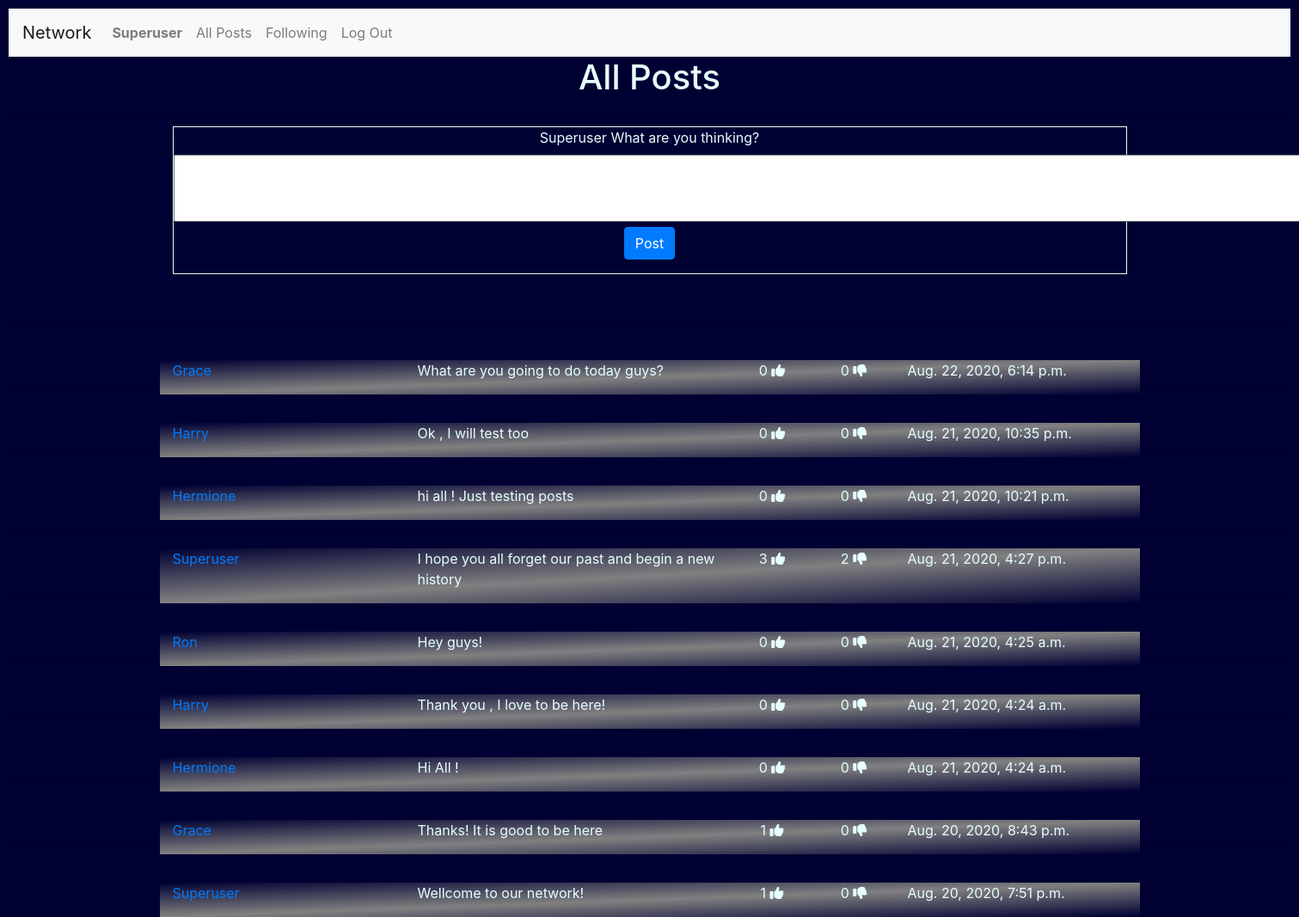
Screenshot of / (signed in) with the database file from the repository.
### network/models.py (models this page shows)
class User(AbstractUser):
    pass

### network/views.py (the view)
# urls.py: path("", views.index, name="index"),
def index(request):
    if request.user.is_authenticated:
        result_list = []
        result_list = allposts()
        context={
            "AllPosts": result_list,
            "NewPostForm":NewPostForm(),
        }
        return render(request, "network/index.html", context)
    else:
        context={
            "Message": "Please Login or join our Network",
        }
        return render(request, "network/login.html", context)

### network/views.py
class NewPostForm(forms.Form):
    NewPost = forms.CharField(label= "What are you thinking?",widget=forms.Textarea( attrs={'rows':'3' , 'cols':'140','text-align': 'center' }))

### network/views.py (called while the page is built)
def allposts():
    with connection.cursor() as cursor:
        cursor.execute(f"""
            SELECT u.username, pr.Avatar, po.Post, po.Date, po.Likes, po.Unlikes
            FROM network_user u, network_profile pr, network_posts po
            WHERE pr.User_id = po.User_id AND po.User_id = u.id
            ORDER BY po.Date DESC""")
        results = dictfetchall(cursor)
    return results

def dictfetchall(cursor):
    columns = [col[0] for col in cursor.description]
    return [
        dict(zip(columns, row))
        for row in cursor.fetchall()
    ]

### network/templates/network/index.html (shortened to what this page needs)
{% extends "network/layout.html" %}
{% block body %}
  <h1>All Posts</h1>
  <hr>
  <div class="container" >
      <form action="{% url 'network:post' request.user %}" method="post" style="border: 1px solid #e6ffff ;">
          <p style="text-align:center;">
            {{request.user |title}}
            {{ NewPostForm }}
            <br>
            <button class="btn btn-primary" type="Submit" id="newpost" name="newpost">Post</button></p>
      </form>
  </div>
  <form>
  {% if AllPosts|length > 0 %}
      {% for A in AllPosts %}
          <div class="container" style="width:90%; position:relative; top:100px;background-image: linear-gradient(to top left, #000033, gray,	 #000033 );">
              <div class="row"  width="1700px">
                  <div class="col-lg-3">
                      <p><a href="{% url 'network:profile' A.username %}" >  {{A.username |title}} </a> </p>
                  </div>
                  <div class="col-lg-4">
                           <p> {{A.Post}} </p>
                  </div>
                  <div class="col-lg-1" style="text-align: center;">
                           {%if A.Likes == None%}
                             <p> 0 <i class="fas fa-thumbs-up"></i></p>
                           {% else %}
                              <p> {{ A.Likes }}  <i class="fas fa-thumbs-up"></i></p>
                           {% endif %}
                  </div>
                  <div class="col-lg-1" style="text-align: center;">
                           {%if A.Unlikes  == None%}
                                <p> 0  <i class="fas fa-thumbs-down"></i></p>
                            {% else %}
                                <p> {{ A.Unlikes }}  <i class="fas fa-thumbs-down"></i></p>
                            {% endif %}
                      </div>
                      <div class="col-lg-3">
                         <p> {{A.Date}} </p>
                      </div>
                  </div>
              </div>
              <hr>
      {% endfor %}
  {% endif %}
  </form>
  {% endblock %}

### network/templates/network/layout.html (shortened to what this page needs)
{% load static %}
<!DOCTYPE html>
<html lang="en">
    <head>
        <link rel="stylesheet" href="https://stackpath.bootstrapcdn.com/bootstrap/4.4.1/css/bootstrap.min.css">
        <link rel="stylesheet" href="https://cdnjs.cloudflare.com/ajax/libs/font-awesome/4.7.0/css/font-awesome.min.css">
        <link href="{% static 'network/styles.css' %}" rel="stylesheet">
    </head>
    <body>
        <nav class="navbar navbar-expand-lg navbar-light bg-light" >
            <a class="navbar-brand" href="#">Network</a>
            <div style="color : #000033;">
              <ul class="navbar-nav mr-auto">
                {% if user.is_authenticated %}
                    <li class="nav-item">
                        <a class="nav-link" href="{% url 'network:profile' user.username  %}"><strong>{{ user.username |title}}</strong></a>
                    </li>
                {% endif %}
                <li class="nav-item">
                  <a class="nav-link" href="{% url 'network:index' %}">All Posts</a>
                </li>
                {% if user.is_authenticated %}
                    <li class="nav-item">
                        <a class="nav-link" href="#">Following</a>
                    </li>
                    <li class="nav-item">
                        <a class="nav-link" href="{% url 'network:logout' %}">Log Out</a>
                    </li>
                {% endif %}
              </ul>
            </div>
          </nav>
        <div class="body">
            {% block body %}
            {% endblock %}
        </div>
    </body>
</html>

### network/static/network/styles.css (style rules this page uses)
body { padding: 10px; color: #e6ffff ; background-color: #000033; background-position: center; background-repeat: no-repeat; background-size: cover; height: 100%; width: 100%; }
h1 { text-align: center; }

### rows the page displays
User: username "Superuser", user "Superuser", Post "I hope you all forget our past and begin a new history", Likes "3", Unlikes "2", Date "Aug. 21, 2020, 4:27 p.m.", Post "Wellcome to our network!", Likes "1", Unlikes "0", Date "Aug. 20, 2020, 7:51 p.m."

### other values shown
{{ A.username |title }} "Grace" "Harry" "Hermione" "Ron" "Harry" "Hermione" "Grace"
{{ A.Post }} "What are you going to do today guys?" "Ok , I will test too" "hi all ! Just testing posts" "Hey guys!" "Thank you , I love to be here!" "Hi All !" "Thanks! It is good to be here"
{{ A.Date }} "Aug. 22, 2020, 6:14 p.m." "Aug. 21, 2020, 10:35 p.m." "Aug. 21, 2020, 10:21 p.m." "Aug. 21, 2020, 4:25 a.m." "Aug. 21, 2020, 4:24 a.m." "Aug. 21, 2020, 4:24 a.m." "Aug. 20, 2020, 8:43 p.m."
{{ A.Likes }} "1"
